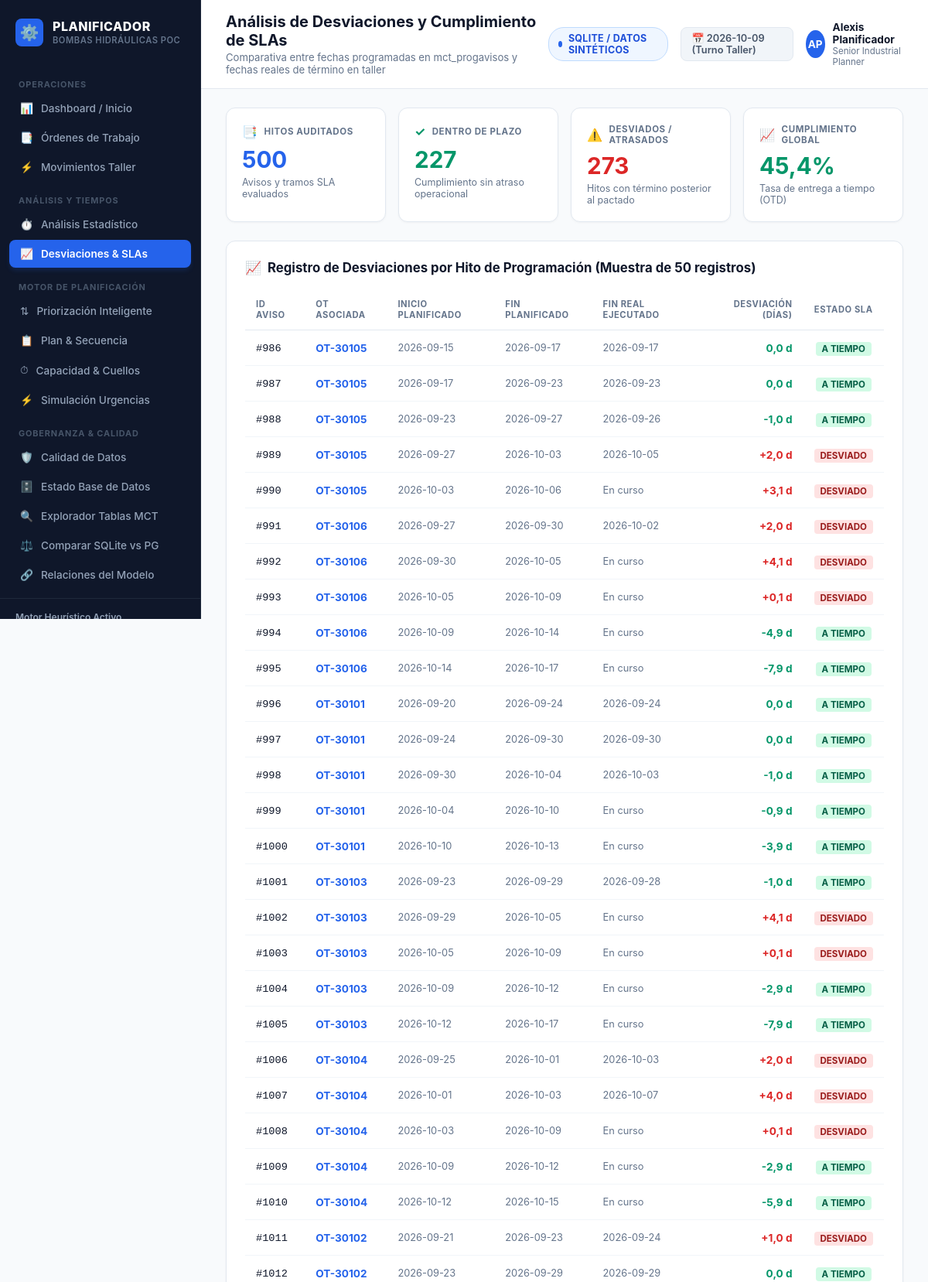
Page /analytics/desviaciones/ (upper part) on the committed database.
### apps/operational/models.py (models this page shows)
class MctProgAvisos(models.Model):
    idprogaviso = models.BigAutoField(primary_key=True)
    idordentrabajo = models.BigIntegerField()
    idsla = models.BigIntegerField()
    fecha_inicio = models.DateTimeField()
    fecha_termino = models.DateTimeField()
    fecha_inicio_aviso = models.DateTimeField(null=True, blank=True)
    dias_tramo = models.IntegerField(null=True, blank=True)
    estado = models.IntegerField(null=True, blank=True)
    fecha_real_termino = models.DateTimeField(null=True, blank=True)
    ordenproceso = models.BigIntegerField(null=True, blank=True)
    class Meta:
        managed = False
        db_table = "mct_progavisos"
        verbose_name = "Programación Aviso"
        verbose_name_plural = "Programación Avisos"

### apps/analytics/views.py (the view)
# urls.py: path("desviaciones/", views.deviations_sla_view, name="deviations_sla"),
def deviations_sla_view(request):
    sla_report = get_sla_deviations_report()
    return render(request, "analytics/deviations_sla.html", {
        "report": sla_report,
    })

### config/database.py (called while the page is built)
def is_postgres_real_mode() -> bool:
    val = os.getenv("USE_POSTGRES_REAL", "0").strip().lower()
    return val in ("1", "true", "yes", "t")

### templates/analytics/deviations_sla.html (shortened to what this page needs)
{% extends "base.html" %}
{% block page_title %}Análisis de Desviaciones y Cumplimiento de SLAs{% endblock %}
{% block page_subtitle %}Comparativa entre fechas programadas en mct_progavisos y fechas reales de término en taller{% endblock %}
{% block content %}
<div class="kpi-grid">
  <div class="kpi-card">
    <div class="kpi-header">
      <span class="kpi-icon" style="color: #2563eb;">📑</span>
      <span>HITOS AUDITADOS</span>
    </div>
    <div class="kpi-value" style="color: #2563eb;">{{ report.total }}</div>
    <div class="kpi-subtext">Avisos y tramos SLA evaluados</div>
  </div>
  <div class="kpi-card">
    <div class="kpi-header">
      <span class="kpi-icon" style="color: #059669;">✓</span>
      <span>DENTRO DE PLAZO</span>
    </div>
    <div class="kpi-value" style="color: #059669;">{{ report.a_tiempo }}</div>
    <div class="kpi-subtext">Cumplimiento sin atraso operacional</div>
  </div>
  <div class="kpi-card">
    <div class="kpi-header">
      <span class="kpi-icon" style="color: #dc2626;">⚠️</span>
      <span>DESVIADOS / ATRASADOS</span>
    </div>
    <div class="kpi-value" style="color: #dc2626;">{{ report.atrasados }}</div>
    <div class="kpi-subtext">Hitos con término posterior al pactado</div>
  </div>
  <div class="kpi-card">
    <div class="kpi-header">
      <span class="kpi-icon" style="color: #059669;">📈</span>
      <span>CUMPLIMIENTO GLOBAL</span>
    </div>
    <div class="kpi-value" style="color: #059669;">{{ report.cumplimiento_pct }}%</div>
    <div class="kpi-subtext">Tasa de entrega a tiempo (OTD)</div>
  </div>
</div>
<div class="content-card">
  <div class="content-card-header">
    <div class="card-title">
      <span>📈</span> Registro de Desviaciones por Hito de Programación (Muestra de 50 registros)
    </div>
  </div>
  <div class="table-responsive">
    <table class="data-table">
      <thead>
        <tr>
          <th>ID Aviso</th>
          <th>OT Asociada</th>
          <th>Inicio Planificado</th>
          <th>Fin Planificado</th>
          <th>Fin Real Ejecutado</th>
          <th style="text-align: right;">Desviación (Días)</th>
          <th style="text-align: center;">Estado SLA</th>
        </tr>
      </thead>
      <tbody>
        {% for item in report.items %}
        <tr>
          <td><code>#{{ item.idprogaviso }}</code></td>
          <td>
            <a href="{% url 'operational:order_detail' item.idordentrabajo %}" style="font-weight: 700; color: #2563eb; text-decoration: none;">
              OT-{{ item.idordentrabajo }}
            </a>
          </td>
          <td style="font-size: 0.8rem; color: #64748b;">{{ item.fecha_inicio|date:"Y-m-d" }}</td>
          <td style="font-size: 0.8rem; color: #64748b;">{{ item.fecha_termino|date:"Y-m-d" }}</td>
          <td style="font-size: 0.8rem; color: #64748b;">{{ item.fecha_real_termino|date:"Y-m-d"|default:"En curso" }}</td>
          <td style="text-align: right; font-weight: 700; color: {% if item.dias_desviacion > 0 %}#dc2626{% else %}#059669{% endif %};">
            {% if item.dias_desviacion > 0 %}+{{ item.dias_desviacion }} d{% else %}{{ item.dias_desviacion }} d{% endif %}
          </td>
          <td style="text-align: center;">
            {% if item.cumple %}
              <span style="background: #d1fae5; color: #065f46; font-size: 0.72rem; font-weight: 700; padding: 2px 8px; border-radius: 4px;">A TIEMPO</span>
            {% else %}
              <span style="background: #fee2e2; color: #991b1b; font-size: 0.72rem; font-weight: 700; padding: 2px 8px; border-radius: 4px;">DESVIADO</span>
            {% endif %}
          </td>
        </tr>
        {% empty %}
        <tr>
          <td colspan="7" style="text-align: center; padding: 24px; color: #64748b;">
            No hay registros de programación de avisos para evaluar.
          </td>
        </tr>
        {% endfor %}
      </tbody>
    </table>
  </div>
</div>
{% endblock %}

### static/css/style.css (style rules this page uses)
:root { --sidebar-bg: #0f172a; --sidebar-hover: #1e293b; --sidebar-text: #94a3b8; --sidebar-text-active: #ffffff; --primary: #2563eb; --primary-hover: #1d4ed8; --bg-main: #f8fafc; --card-bg: #ffffff; --border-color: #e2e8f0; --text-main: #0f172a; --text-muted: #64748b; --badge-holgura-neg-bg: #fee2e2; --badge-holgura-neg-text: #dc2626; --badge-holgura-warn-bg: #fef3c7; --badge-holgura-warn-text: #d97706; --badge-holgura-ok-bg: #d1fae5; --badge-holgura-ok-text: #059669; }
* { box-sizing: border-box; margin: 0; padding: 0; }
body { font-family: -apple-system, BlinkMacSystemFont, "Segoe UI", Roboto, "Helvetica Neue", Arial, sans-serif; background-color: var(--bg-main); color: var(--text-main); min-height: 100vh; display: flex; }
.kpi-grid { display: grid; grid-template-columns: repeat(4, 1fr); gap: 16px; margin-bottom: 24px; }
.kpi-card { background: #ffffff; border: 1px solid var(--border-color); border-radius: 12px; padding: 20px; box-shadow: 0 1px 3px 0 rgba(0, 0, 0, 0.04); }
.kpi-header { display: flex; align-items: center; gap: 8px; font-size: 0.72rem; font-weight: 700; text-transform: uppercase; letter-spacing: 0.05em; color: var(--text-muted); }
.kpi-icon { font-size: 1rem; }
.kpi-value { font-size: 1.85rem; font-weight: 700; color: #0f172a; margin: 8px 0 4px; }
.kpi-subtext { font-size: 0.78rem; color: #64748b; }
.content-card { background: #ffffff; border: 1px solid var(--border-color); border-radius: 12px; padding: 24px; box-shadow: 0 1px 3px 0 rgba(0, 0, 0, 0.04); margin-bottom: 20px; }
.content-card-header { display: flex; justify-content: space-between; align-items: center; margin-bottom: 18px; }
.card-title { font-size: 1.05rem; font-weight: 700; color: #0f172a; display: flex; align-items: center; gap: 8px; }
.table-responsive { overflow-x: auto; }
.data-table { width: 100%; border-collapse: collapse; font-size: 0.85rem; }
.data-table th { text-align: left; padding: 12px 14px; font-size: 0.7rem; font-weight: 700; text-transform: uppercase; letter-spacing: 0.05em; color: var(--text-muted); border-bottom: 1px solid var(--border-color); }
.data-table td { padding: 14px; border-bottom: 1px solid #f1f5f9; vertical-align: middle; }

### rows in the picture
MctProgAvisos: fecha_inicio "2026-09-15", fecha_termino "2026-09-17", fecha_real_termino "2026-09-17"
MctProgAvisos: fecha_inicio "2026-09-17", fecha_termino "2026-09-23", fecha_real_termino "2026-09-23"
MctProgAvisos: fecha_inicio "2026-09-23", fecha_termino "2026-09-27", fecha_real_termino "2026-09-26"
MctProgAvisos: fecha_inicio "2026-09-27", fecha_termino "2026-10-03", fecha_real_termino "2026-10-05"
MctProgAvisos: fecha_inicio "2026-10-03", fecha_termino "2026-10-06"
MctProgAvisos: fecha_inicio "2026-09-27", fecha_termino "2026-09-30", fecha_real_termino "2026-10-02"
MctProgAvisos: fecha_inicio "2026-09-30", fecha_termino "2026-10-05"
MctProgAvisos: fecha_inicio "2026-10-05", fecha_termino "2026-10-09"
MctProgAvisos: fecha_inicio "2026-10-09", fecha_termino "2026-10-14"
MctProgAvisos: fecha_inicio "2026-10-14", fecha_termino "2026-10-17"
MctProgAvisos: fecha_inicio "2026-09-20", fecha_termino "2026-09-24", fecha_real_termino "2026-09-24"
MctProgAvisos: fecha_inicio "2026-09-24", fecha_termino "2026-09-30", fecha_real_termino "2026-09-30"
MctProgAvisos: fecha_inicio "2026-09-30", fecha_termino "2026-10-04", fecha_real_termino "2026-10-03"
MctProgAvisos: fecha_inicio "2026-10-04", fecha_termino "2026-10-10"
MctProgAvisos: fecha_inicio "2026-10-10", fecha_termino "2026-10-13"
MctProgAvisos: fecha_inicio "2026-09-23", fecha_termino "2026-09-29", fecha_real_termino "2026-09-28"
MctProgAvisos: fecha_inicio "2026-09-29", fecha_termino "2026-10-05"
MctProgAvisos: fecha_inicio "2026-10-05", fecha_termino "2026-10-09"
MctProgAvisos: fecha_inicio "2026-10-09", fecha_termino "2026-10-12"
MctProgAvisos: fecha_inicio "2026-10-12", fecha_termino "2026-10-17"
MctProgAvisos: fecha_inicio "2026-09-25", fecha_termino "2026-10-01", fecha_real_termino "2026-10-03"
MctProgAvisos: fecha_inicio "2026-10-01", fecha_termino "2026-10-03", fecha_real_termino "2026-10-07"
MctProgAvisos: fecha_inicio "2026-10-03", fecha_termino "2026-10-09"
MctProgAvisos: fecha_inicio "2026-10-09", fecha_termino "2026-10-12"
MctProgAvisos: fecha_inicio "2026-10-12", fecha_termino "2026-10-15"
MctProgAvisos: fecha_inicio "2026-09-21", fecha_termino "2026-09-23", fecha_real_termino "2026-09-24"
MctProgAvisos: fecha_inicio "2026-09-23", fecha_termino "2026-09-29", fecha_real_termino "2026-09-29"

### other values in the picture
{{ DB_MODE_LABEL }} "SQLITE / DATOS SINTÉTICOS"
{{ CURRENT_USER_INITIALS }} "AP"
{{ CURRENT_USER_NAME }} "Alexis Planificador"
{{ CURRENT_USER_ROLE }} "Senior Industrial Planner"
{{ report.total }} "500"
{{ report.a_tiempo }} "227"
{{ report.atrasados }} "273"
{{ report.cumplimiento_pct }} "45,4"
{{ item.idprogaviso }} "986" "987" "988" "989" "990" "991" "992" "993" "994" "995" "996" "997" "998" "999" "1000" "1001" "1002" "1003" "1004" "1005" "1006" "1007" "1008" "1009" "1010" "1011" "1012"
{{ item.idordentrabajo }} "30105" "30105" "30105" "30105" "30105" "30106" "30106" "30106" "30106" "30106" "30101" "30101" "30101" "30101" "30101" "30103" "30103" "30103" "30103" "30103" "30104" "30104" "30104" "30104" "30104" "30102" "30102"
{{ item.dias_desviacion }} "0,0" "0,0" "-1,0" "-4,9" "-7,9" "0,0" "0,0" "-1,0" "-0,9" "-3,9" "-1,0" "-2,9" "-7,9" "-2,9" "-5,9" "0,0"
{{ item.dias_desviacion }} "2,0" "3,1" "2,0" "4,1" "0,1" "4,1" "0,1" "2,0" "4,0" "0,1" "1,0"
{{ item.fecha_real_termino|date:"Y-m-d"|default:"En curso" }} "En curso" "En curso" "En curso" "En curso" "En curso" "En curso" "En curso" "En curso" "En curso" "En curso" "En curso" "En curso" "En curso" "En curso"
